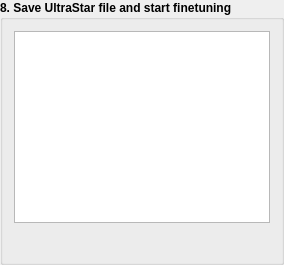
       <widget class="QGroupBox" name="groupBox_OutputLyrics">
        <property name="enabled">
         <bool>true</bool>
        </property>
        <property name="sizePolicy">
         <sizepolicy hsizetype="Expanding" vsizetype="Expanding">
          <horstretch>100</horstretch>
          <verstretch>100</verstretch>
         </sizepolicy>
        </property>
        <property name="minimumSize">
         <size>
          <width>0</width>
          <height>0</height>
         </size>
        </property>
        <property name="sizeIncrement">
         <size>
          <width>0</width>
          <height>0</height>
         </size>
        </property>
        <property name="font">
         <font>
          <bold>true</bold>
         </font>
        </property>
        <property name="title">
         <string>8. Save UltraStar file and start finetuning</string>
        </property>
        <property name="flat">
         <bool>true</bool>
        </property>
        <layout class="QVBoxLayout" name="verticalLayout_7">
         <item>
          <widget class="QTextEdit" name="textEdit_OutputLyrics">
           <property name="enabled">
            <bool>true</bool>
           </property>
           <property name="sizePolicy">
            <sizepolicy hsizetype="Expanding" vsizetype="Expanding">
             <horstretch>50</horstretch>
             <verstretch>50</verstretch>
            </sizepolicy>
           </property>
           <property name="sizeIncrement">
            <size>
             <width>0</width>
             <height>0</height>
            </size>
           </property>
           <property name="font">
            <font>
             <bold>false</bold>
            </font>
           </property>
           <property name="statusTip">
            <string/>
           </property>
           <property name="whatsThis">
            <string/>
           </property>
          </widget>
         </item>
         <item>
          <layout class="QHBoxLayout" name="horizontalLayout_3" stretch="0,0,0,1,0,0">
           <property name="spacing">
            <number>0</number>
           </property>
           <item>
            <widget class="QPushButton" name="pushButton_SaveToFile">
             <property name="enabled">
              <bool>true</bool>
             </property>
             <property name="sizePolicy">
              <sizepolicy hsizetype="Fixed" vsizetype="Fixed">
               <horstretch>0</horstretch>
               <verstretch>0</verstretch>
              </sizepolicy>
             </property>
             <property name="toolTip">
              <string/>
             </property>
             <property name="statusTip">
              <string/>
             </property>
             <property name="whatsThis">
              <string/>
             </property>
             <property name="text">
              <string/>
             </property>
             <property name="icon">
              <iconset resource="resources/UltraStar-Creator.qrc">
               <normaloff>:/icons/save.png</normaloff>:/icons/save.png</iconset>
             </property>
             <property name="shortcut">
              <string>S</string>
             </property>
             <property name="flat">
              <bool>true</bool>
             </property>
            </widget>
           </item>
           <item>
            <widget class="QPushButton" name="pushButton_startUltraStar">
             <property name="enabled">
              <bool>true</bool>
             </property>
             <property name="sizePolicy">
              <sizepolicy hsizetype="Fixed" vsizetype="Fixed">
               <horstretch>0</horstretch>
               <verstretch>0</verstretch>
              </sizepolicy>
             </property>
             <property name="toolTip">
              <string/>
             </property>
             <property name="statusTip">
              <string/>
             </property>
             <property name="whatsThis">
              <string/>
             </property>
             <property name="text">
              <string/>
             </property>
             <property name="icon">
              <iconset resource="resources/UltraStar-Creator.qrc">
               <normaloff>:/icons/usdx.png</normaloff>:/icons/usdx.png</iconset>
             </property>
             <property name="flat">
              <bool>true</bool>
             </property>
            </widget>
           </item>
           <item>
            <widget class="QPushButton" name="pushButton_startYass">
             <property name="enabled">
              <bool>true</bool>
             </property>
             <property name="sizePolicy">
              <sizepolicy hsizetype="Fixed" vsizetype="Fixed">
               <horstretch>0</horstretch>
               <verstretch>0</verstretch>
              </sizepolicy>
             </property>
             <property name="toolTip">
              <string/>
             </property>
             <property name="statusTip">
              <string/>
             </property>
             <property name="whatsThis">
              <string/>
             </property>
             <property name="text">
              <string/>
             </property>
             <property name="icon">
              <iconset resource="resources/UltraStar-Creator.qrc">
               <normaloff>:/icons/yass.png</normaloff>:/icons/yass.png</iconset>
             </property>
             <property name="flat">
              <bool>true</bool>
             </property>
            </widget>
           </item>
           <item>
            <spacer name="horizontalSpacer_2">
             <property name="enabled">
              <bool>true</bool>
             </property>
             <property name="orientation">
              <enum>Qt::Horizontal</enum>
             </property>
             <property name="sizeHint" stdset="0">
              <size>
               <width>28</width>
               <height>20</height>
              </size>
             </property>
            </spacer>
           </item>
           <item>
            <widget class="QPushButton" name="pushButton_OutputLyricsIncreaseFontSize">
             <property name="enabled">
              <bool>true</bool>
             </property>
             <property name="sizePolicy">
              <sizepolicy hsizetype="Fixed" vsizetype="Fixed">
               <horstretch>0</horstretch>
               <verstretch>0</verstretch>
              </sizepolicy>
             </property>
             <property name="toolTip">
              <string/>
             </property>
             <property name="statusTip">
              <string/>
             </property>
             <property name="whatsThis">
              <string/>
             </property>
             <property name="text">
              <string/>
             </property>
             <property name="icon">
              <iconset resource="resources/UltraStar-Creator.qrc">
               <normaloff>:/icons/edit-size-up.png</normaloff>:/icons/edit-size-up.png</iconset>
             </property>
             <property name="flat">
              <bool>true</bool>
             </property>
            </widget>
           </item>
           <item>
            <widget class="QPushButton" name="pushButton_OutputLyricsDecreaseFontSize">
             <property name="enabled">
              <bool>true</bool>
             </property>
             <property name="sizePolicy">
              <sizepolicy hsizetype="Fixed" vsizetype="Fixed">
               <horstretch>0</horstretch>
               <verstretch>0</verstretch>
              </sizepolicy>
             </property>
             <property name="toolTip">
              <string/>
             </property>
             <property name="statusTip">
              <string/>
             </property>
             <property name="whatsThis">
              <string/>
             </property>
             <property name="text">
              <string/>
             </property>
             <property name="icon">
              <iconset resource="resources/UltraStar-Creator.qrc">
               <normaloff>:/icons/edit-size-down.png</normaloff>:/icons/edit-size-down.png</iconset>
             </property>
             <property name="flat">
              <bool>true</bool>
             </property>
            </widget>
           </item>
          </layout>
         </item>
        </layout>
       </widget>
